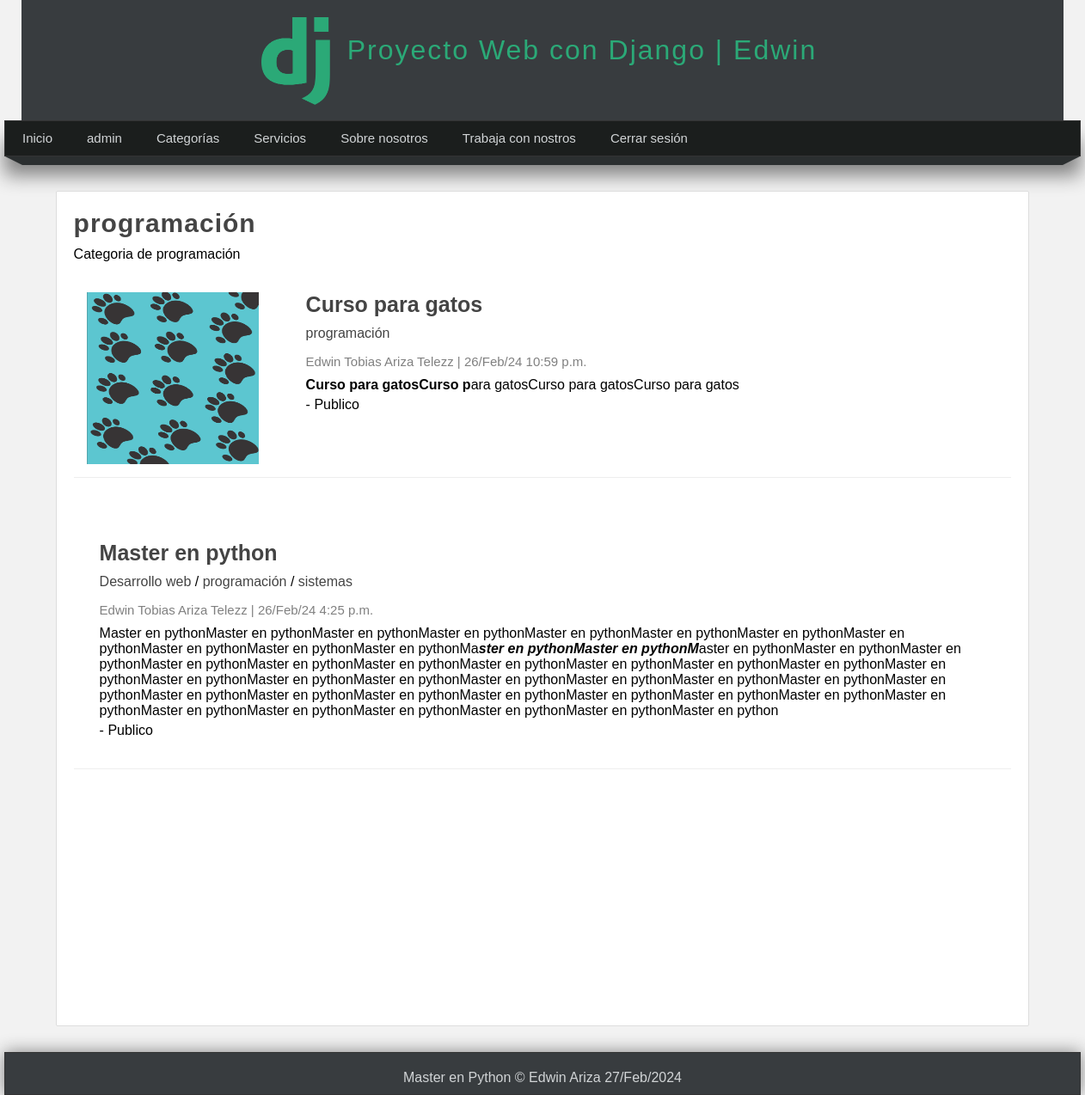
The app's page /categoria/2 (signed in) with its own data.
### pages/models.py (models this page shows, shortened)
class Page(models.Model):
    title = models.CharField(max_length=50, verbose_name="Titulo")
    content = RichTextField(verbose_name="Contenido")
    slug = models.CharField(unique=True, max_length=150, verbose_name="URL amigable")
    order = models.IntegerField(default=0, verbose_name="Orden")
    visible = models.BooleanField(verbose_name="¿Visible?")
    created_at = models.DateTimeField(auto_now_add=True, verbose_name="Creado el")
    updated_at = models.DateTimeField(auto_now=True, verbose_name="Modificado el")
    class Meta:
        verbose_name = "Página"
        verbose_name_plural = "Páginas"

### blog/models.py (models this page shows, shortened)
class Category(models.Model):
    name = models.CharField(max_length=100, verbose_name="Nombre")
    description = models.CharField(max_length=255, verbose_name="Descripción")
    created_at = models.DateTimeField(auto_now_add=True, verbose_name="Fecha de creación")
    class Meta:
        verbose_name = "Categoría"
        verbose_name_plural = "Categorías"

class Article(models.Model):
    title = models.CharField(max_length=150, verbose_name="Titulo")
    content = RichTextField(verbose_name="Contenido")
    image = models.ImageField(default='null', null=True, verbose_name="Imagen", upload_to='articles')
    public = models.BooleanField(default=False, verbose_name="¿Publicado?")
    created_at = models.DateTimeField(auto_now_add=True, verbose_name="Fecha de creación")
    updated_at = models.DateTimeField(auto_now=True, verbose_name="Fecha de actualización")
    user = models.ForeignKey(User, verbose_name="Usuario", editable=False, on_delete=models.CASCADE)
    categories = models.ManyToManyField(Category, verbose_name="Categorías", blank=True)
    class Meta:
        verbose_name = "Artículo"
        verbose_name_plural = "Artículos"
        ordering = ["-created_at"]

### blog/views.py (the view)
# urls.py: path('categoria/<int:category_id>', views.get_category, name="category"),
@login_required(login_url='login')
def get_category(request, category_id):
    category = get_object_or_404(Category, id=category_id)
    return render(request, 'categories/category.html', {
        'title': category.name,
        'category': category,
    })

### blog/context_processors.py (called while the page is built)
def get_categories(request):
    categories_in_use = Article.objects.filter(public=True).values_list('categories', flat=True)
    categories = Category.objects.filter(id__in=categories_in_use).values_list('id', 'name')
    return {'categories': categories, 'ids': categories_in_use}

### pages/context_processors.py (called while the page is built)
def get_pages(request):
    pages = Page.objects.filter(visible=True).order_by('order').values_list('id', 'title', 'slug')
    return {'pages': pages}

### blog/templates/categories/category.html (shortened to what this page needs)
{% extends 'layouts/layout.html' %}
{% block content %}
    <h1 class="title">{{ title }}</h1>
    <p>{{ category.description }}</p>
    {% include 'articles/articles.html' with articles=category.article_set.all %}
{% endblock %}

### mainapp/templates/layouts/layout.html (shortened to what this page needs)
<!DOCTYPE html>
<html lang="en">
<head>
    {% load static %}
    <link rel="stylesheet" type="text/css" href="{% static 'css/styles.css' %}">
</head>
<body>
<header>
    <div id="logotipo">
        <img src="{% static 'images/logo.png' %}">
        <h1>Proyecto Web con Django | Edwin</h1>
    </div>
</header>
<nav>
    <ul>
        <li>
            <a href="{% url 'index' %}">Inicio</a>
        </li>
        {% if user.email %}
            <li>
                <a href="/admin/">admin</a>
            </li>
            <li>
                <a href="{% url 'list_articles' %}">Categorías</a>
            </li>
            {% for page in pages %}
                <li>
                    <a href="{% url 'page' page.2 %}">{{ page.1 }}</a>
                </li>
            {% endfor %}
            <li>
                <a href="{% url 'logout' %}">Cerrar sesión</a>
            </li>
        {% endif %}
    </ul>
</nav>
<div class="barra">
    <span class="esquina-izquierda"></span>
    <span class="relleno-barra"></span>
    <span class="esquina-derecha"></span>
</div>
<div id="content">
    <div class="box">
        {% block content %}{% endblock %}
    </div>
</div>
<footer>
    Master en Python &copy Edwin Ariza {% now "d/M/Y" %}
</footer>
</body>
</html>

### blog/templates/articles/articles.html (shortened to what this page needs)
{% for article in articles %}
    <article class="article-item">
        {% if  article.image != 'null' and article.image.url|length >= 1 %}
            <div class="image">
                <img src="{{ article.image.url }}">
            </div>
        {% endif %}
        <div class="data">
            <h2>
                <a href="{% url 'article' article.id %}">{{ article.title }}</a>
            </h2>
            <p>
                {% for category in article.categories.all %}
                    <a href="{% url 'category' category.id %}">{{ category.name }} </a>
                    {% if forloop.counter < article.categories.all|length %}
                        {{ '/' }}
                    {% endif %}
                {% endfor %}
            </p>
            <span class="date">
                    {{ article.user.first_name }} {{ article.user.last_name }}
                    |
                    {{ article.created_at|date:"d/M/y g:i a" }}
                </span>
            <p>
                {{ article.content|safe }} - {% if article.public %} Publico{% else %}Privado{% endif %}
            </p>
        </div>
    </article>
    <br>
{% endfor %}

### mainapp/static/css/styles.css (style rules this page uses)
* { margin: 0; padding: 0; font-family: sans-serif, Arial, Helvetica; text-decoration: none; }
body { background-color: #F2F2F2; }
header { width: 1212px; height: 140px; background-color: #383c3f; margin: 0 auto; }
#logotipo { width: 54%; height: 140px; margin: 0 auto; }
#logotipo img { display: block; float: left; width: 80px; margin-top: 20px; }
#logotipo h1 { display: block; float: left; margin-top: 40px; margin-left: 20px; letter-spacing: 2px; font-weight: lighter; color: #2ba977 }
nav { width: 1250px; height: 40px; background-color: #1b1e1d; border: 1px solid #333333; box-shadow: 0 22px 22px gray; font-size: 15px; margin: 0 auto; }
nav > ul { list-style: none; text-decoration: none; }
nav > ul > li { line-height: 40px; float: left; }
nav > ul > li > a { display: block; padding-left: 20px; padding-right: 20px; color: #d1d4d6; }
.barra { width: 1250px; margin: 0 auto; }
.esquina-izquierda { display: block; border-left: 20px solid transparent; border-top: 10px solid #2b2f30; float: left; }
.esquina-derecha { display: block; border-right: 20px solid transparent; border-top: 10px solid #2b2f30; float: right; }
.relleno-barra { display: block; width: 1210px; background-color: #2b2f30; height: 10px; float: left; }
#content { width: 1212px; min-height: 930px; margin: 40px auto 30px; }
.box { background-color: white; width: 90%; min-height: 930px; padding: 20px; border: 1px solid #ddd; margin: 0 auto; border-radius: 2px; }
.box a { transition: all 300ms; color: #444; }
.box .image { float: left; margin-right: 40px; width: 45%; }
.box .image img { width: 100%; }
.title { color: #444; letter-spacing: 1px; font-size: 30px; margin-bottom: 10px; }
footer { width: 1250px; background-color: #383c3f; border: 1px solid #333; color: #d1d4d6; margin: 0 auto; text-align: center; padding-top: 20px; padding-bottom: 10px; box-shadow: 0 0 20px gray; }
.article-item { margin-bottom: 20px; margin-top: 20px; padding: 15px; border-bottom: 1px solid #eee; clear: both; }
.article-item .image { float: left; width: 200px; height: 200px; overflow: hidden; }
.article-item .image img { height: 200px; }
.article-item .data { float: left; padding: 0 15px 15px; }
.article-item h2 { font-size: 25px; color: #333; margin-bottom: 10px }
.article-item span.date { display: block; font-size: 15px; color: gray; margin-bottom: 10px }
.date { display: block; margin-top: 15px; margin-bottom: 15px; color: gray; }

### records on screen
Page: title "Servicios"
Page: title "Sobre nosotros"
Page: title "Trabaja con nostros"
Category: name "programación", description "Categoria de programación", value "/"
Article: image (picture), title "Curso para gatos", user.first_name "Edwin Tobias", user.last_name "Ariza Telezz", created_at "26/Feb/24 10:59 p.m.", content "Curso para gatosCurso p ara gatosCurso para gatosCurso para gatos", public "Publico"
Article: title "Master en python", user.first_name "Edwin Tobias", user.last_name "Ariza Telezz", created_at "26/Feb/24 4:25 p.m.", content "Master en pythonMaster en pythonMaster en pythonMaster en pythonMaster en pythonMaster en pythonMaster en pythonMaster en pythonMaster en pythonMaster en pythonMaster en pythonMa ster en pythonMaster en pythonM aster en pythonMaster en pythonMaster en pythonMaster en pythonMaster en pythonMaster en pythonMaster en pythonMaster en pythonMaster en pythonMaster en pythonMaster en pythonMaster en pythonMaster en pythonMaster en pythonMaster en pythonMaster en pythonMaster en pythonMaster en pythonMaster en pythonMaster en pythonMaster en pythonMaster en pythonMaster en pythonMaster en pythonMaster en pythonMaster en pythonMaster en pythonMaster en pythonMaster en pythonMaster en pythonMaster en…", public "Publico"
Category: name "Desarrollo web", value "/"
Category: name "sistemas"
